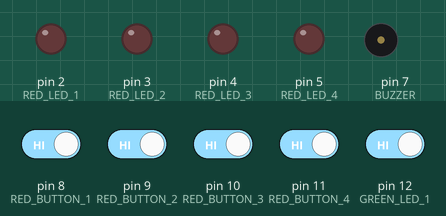
Recording of a sketch running on a simulated Arduino Uno, built with avr-gcc and run on an emulated ATmega328P. Shown: output pins drawn as LEDs (lit = HIGH), buzzer (waves = sounding). The inputs (shaded band) are chosen by the test bench; at power-on: pin 8 (RED_BUTTON_1), pin 9 (RED_BUTTON_2), pin 10 (RED_BUTTON_3), pin 11 (RED_BUTTON_4), pin 12 (GREEN_LED_1) HIGH.

Above: at 1.2 s.
1.3 s: pin 8 (RED_BUTTON_1) driven LOW and pin 12 (GREEN_LED_1) driven LOW
At 2.3 s:
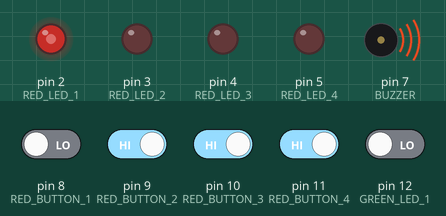
2.8 s: pin 12 (GREEN_LED_1) driven HIGH
At 4.7 s:
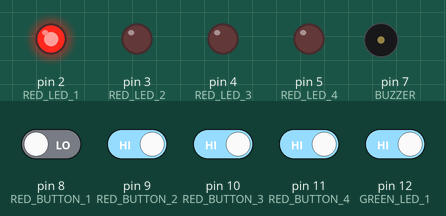
5.0 s: pin 8 (RED_BUTTON_1) driven HIGH and pin 9 (RED_BUTTON_2) driven LOW and pin 10 (RED_BUTTON_3) driven LOW and pin 11 (RED_BUTTON_4) driven LOW and pin 12 (GREEN_LED_1) driven LOW
At 6.2 s:
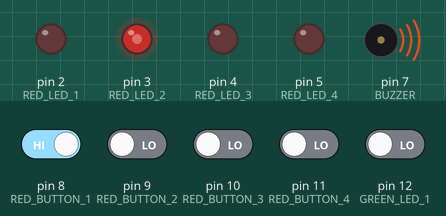
6.5 s: pin 8 (RED_BUTTON_1) driven LOW
At 7.0 s:
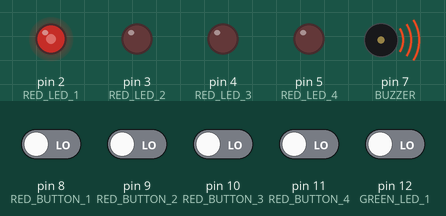
8.0 s: pin 12 (GREEN_LED_1) driven HIGH
At 8.5 s:
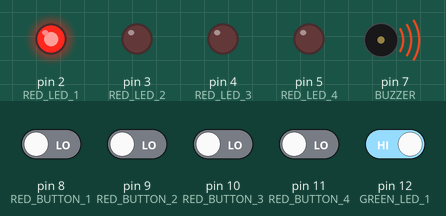
Timing chart, 0 to 10.5 s (numbered marks = the images above; inputs shaded):
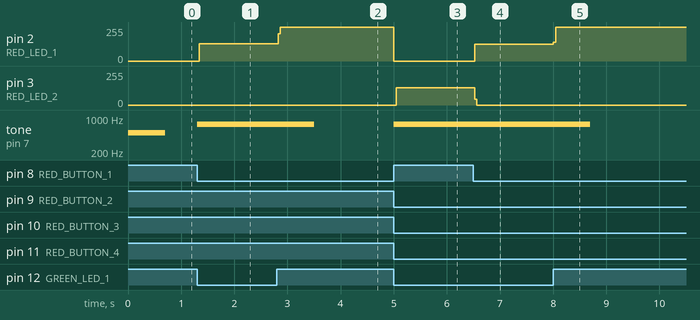

The sketch:

Full_Program.ino
```cpp
#include <Wire.h>
#include "Adafruit_MCP23017.h"
Adafruit_MCP23017 mcp;
const int RED_LED_1 = 2;
const int RED_LED_2 = 3;
const int RED_LED_3 = 4;
const int RED_LED_4 = 5;
const int GREEN_LED_1 = 12;
const int GREEN_LED_2 = 13;
const int GREEN_LED_3 = 14;
const int GREEN_LED_4 = 15;
const int RED_BUTTON_1 = 8;
const int RED_BUTTON_2 = 9;
const int RED_BUTTON_3 = 10;
const int RED_BUTTON_4 = 11;
const int GREEN_BUTTON_1 = 0;
const int GREEN_BUTTON_2 = 1;
const int GREEN_BUTTON_3 = 2;
const int GREEN_BUTTON_4 = 3;
const int RESET_BUTTON = 12;
const int BUZZER = 7;
int red1On = 0;
int red2On = 0;
int red3On = 0;
int red4On = 0;
int green1On = 0;
int green2On = 0;
int green3On = 0;
int green4On = 0;
void setup() {
  pinMode(RED_LED_1, OUTPUT);
  pinMode(RED_LED_2, OUTPUT);
  pinMode(RED_LED_3, OUTPUT);
  pinMode(RED_LED_4, OUTPUT);
  pinMode(RED_BUTTON_1, INPUT_PULLUP);
  pinMode(RED_BUTTON_2, INPUT_PULLUP);
  pinMode(RED_BUTTON_3, INPUT_PULLUP);
  pinMode(RED_BUTTON_4, INPUT_PULLUP);
  pinMode(RESET_BUTTON, INPUT_PULLUP);
  pinMode(BUZZER, OUTPUT);
  mcp.begin();
  mcp.pinMode(GREEN_BUTTON_1, INPUT);
  mcp.pinMode(GREEN_BUTTON_2, INPUT);
  mcp.pinMode(GREEN_BUTTON_3, INPUT);
  mcp.pinMode(GREEN_BUTTON_4, INPUT);
  mcp.pullUp(GREEN_BUTTON_1, HIGH);
  mcp.pullUp(GREEN_BUTTON_2, HIGH);
  mcp.pullUp(GREEN_BUTTON_3, HIGH);
  mcp.pullUp(GREEN_BUTTON_4, HIGH);
  mcp.pinMode(GREEN_LED_1, OUTPUT);
  mcp.pinMode(GREEN_LED_2, OUTPUT);
  mcp.pinMode(GREEN_LED_3, OUTPUT);
  mcp.pinMode(GREEN_LED_4, OUTPUT);
  //mcp.begin();      // use default address 0
 // mcp.pinMode(0, INPUT);
 // mcp.pullUp(0, HIGH);  // turn on a 100K pullup internally
  //pinMode(13, OUTPUT);  // use the p13 LED as debugging
}

void loop() {
  if (digitalRead(RED_BUTTON_1) == LOW && red1On == 0 && red2On == 0 && red3On == 0 && red4On == 0 && green1On == 0 && green2On == 0 && green3On == 0 && green4On == 0) {      //This code runs the lockout circuit.
      digitalWrite(RED_LED_1, HIGH);
      red1On = 1;
      red2On = 1;
      red3On = 1;
      red4On = 1;
      green1On = 1;
      green2On = 1;
      green3On = 1;
      green4On = 1;
      tone(BUZZER, 750, 700);
  } else {}

  if (digitalRead(RED_BUTTON_2) == LOW && red1On == 0 && red2On == 0 && red3On == 0 && red4On == 0 && green1On == 0 && green2On == 0 && green3On == 0 && green4On == 0) {
      digitalWrite(RED_LED_2, HIGH);
      red1On = 1;
      red2On = 1;
      red3On = 1;
      red4On = 1;
      green1On = 1;
      green2On = 1;
      green3On = 1;
      green4On = 1;
      tone(BUZZER, 750, 700);
  } else {}

  if (digitalRead(RED_BUTTON_3) == LOW && red1On == 0 && red2On == 0 && red3On == 0 && red4On == 0 && green1On == 0 && green2On == 0 && green3On == 0 && green4On == 0) {
      digitalWrite(RED_LED_3, HIGH);
      red1On = 1;
      red2On = 1;
      red3On = 1;
      red4On = 1;
      green1On = 1;
      green2On = 1;
      green3On = 1;
      green4On = 1;
      tone(BUZZER, 750, 700);
  } else {}

  if (digitalRead(RED_BUTTON_4) == LOW && red1On == 0 && red2On == 0 && red3On == 0 && red4On == 0 && green1On == 0 && green2On == 0 && green3On == 0 && green4On == 0) {
      digitalWrite(RED_LED_4, HIGH);
      red1On = 1;
      red2On = 1;
      red3On = 1;
      red4On = 1;
      green1On = 1;
      green2On = 1;
      green3On = 1;
      green4On = 1;
      tone(BUZZER, 750, 700);
  } else {}

  if (mcp.digitalRead(GREEN_BUTTON_1) == LOW && red1On == 0 && red2On == 0 && red3On == 0 && red4On == 0 && green1On == 0 && green2On == 0 && green3On == 0 && green4On == 0) {
      mcp.digitalWrite(GREEN_LED_1, HIGH);
      red1On = 1;
      red2On = 1;
      red3On = 1;
      red4On = 1;
      green1On = 1;
      green2On = 1;
      green3On = 1;
      green4On = 1;
      tone(BUZZER, 500, 700);
  } else {}

  if (mcp.digitalRead(GREEN_BUTTON_2) == LOW && red1On == 0 && red2On == 0 && red3On == 0 && red4On == 0 && green1On == 0 && green2On == 0 && green3On == 0 && green4On == 0) {
      mcp.digitalWrite(GREEN_LED_2, HIGH);
      red1On = 1;
      red2On = 1;
      red3On = 1;
      red4On = 1;
      green1On = 1;
      green2On = 1;
      green3On = 1;
      green4On = 1;
      tone(BUZZER, 500, 700);
  } else {}

  if (mcp.digitalRead(GREEN_BUTTON_3) == LOW && red1On == 0 && red2On == 0 && red3On == 0 && red4On == 0 && green1On == 0 && green2On == 0 && green3On == 0 && green4On == 0) {
      mcp.digitalWrite(GREEN_LED_3, HIGH);
      red1On = 1;
      red2On = 1;
      red3On = 1;
      red4On = 1;
      green1On = 1;
      green2On = 1;
      green3On = 1;
      green4On = 1;
      tone(BUZZER, 500, 700);
  } else {}

    if (mcp.digitalRead(GREEN_BUTTON_4) == LOW && red1On == 0 && red2On == 0 && red3On == 0 && red4On == 0 && green1On == 0 && green2On == 0 && green3On == 0 && green4On == 0) {
      mcp.digitalWrite(GREEN_LED_4, HIGH);
      red1On = 1;
      red2On = 1;
      red3On = 1;
      red4On = 1;
      green1On = 1;
      green2On = 1;
      green3On = 1;
      green4On = 1;
      tone(BUZZER, 500, 700);
  } else {}

  if (digitalRead(RESET_BUTTON) == LOW) {                    //This code resets the circuit
     red1On = 0;
     red2On = 0;
     red3On = 0;
     red4On = 0;
     green1On = 0;
     green2On = 0;
     green3On = 0;
     green4On = 0;
     digitalWrite(RED_LED_1, LOW);
     digitalWrite(RED_LED_2, LOW);
     digitalWrite(RED_LED_3, LOW);
     digitalWrite(RED_LED_4, LOW);
     mcp.digitalWrite(GREEN_LED_1, LOW);
     mcp.digitalWrite(GREEN_LED_2, LOW);
     mcp.digitalWrite(GREEN_LED_3, LOW);
     mcp.digitalWrite(GREEN_LED_4, LOW);
  }  else {}
}
```

Measured:
- after the input at 1.3 s, pin 2 (RED_LED_1): 0/255 → 128/255 after 0.05 s; tone on pin 7 (BUZZER): silent → 750 Hz at once
- after the input at 2.8 s, pin 2 (RED_LED_1): 128/255 → 255/255 at once; tone on pin 7 (BUZZER): 750 Hz → silent after 0.70 s
- after the input at 5.0 s, pin 2 (RED_LED_1): 255/255 → 0/255 at once; pin 3 (RED_LED_2): 0/255 → 128/255 after 0.05 s; tone on pin 7 (BUZZER): silent → 750 Hz at once
- after the input at 6.5 s, pin 2 (RED_LED_1): 0/255 → 126/255 at once; pin 3 (RED_LED_2): 128/255 → 0/255 at once
- after the input at 8.0 s, pin 2 (RED_LED_1): 126/255 → 255/255 at once; tone on pin 7 (BUZZER): 750 Hz → silent after 0.70 s
